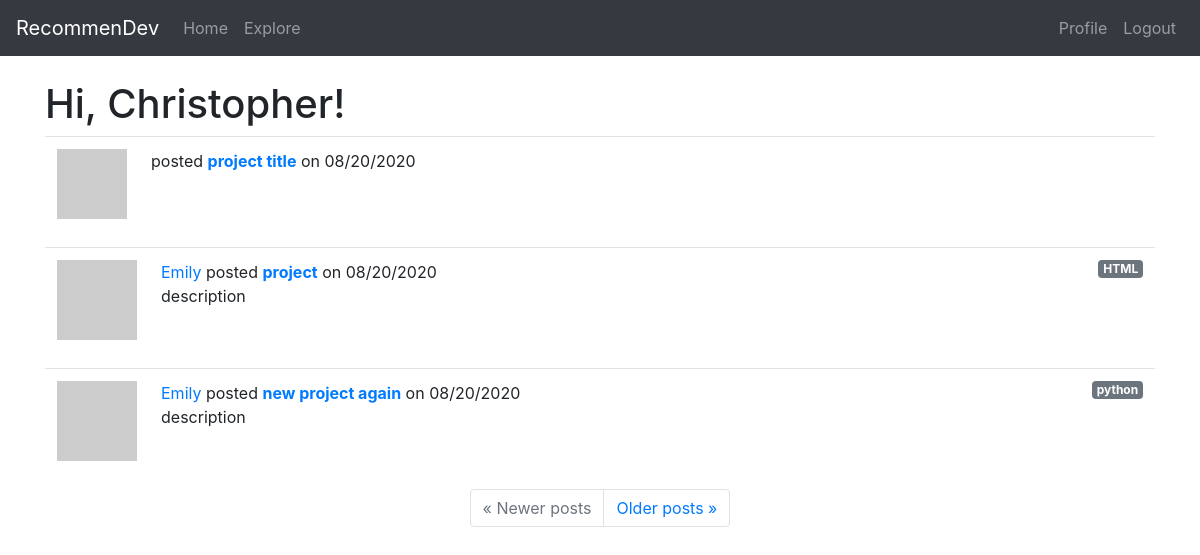
The page /explore (signed in) on the database as committed earlier.
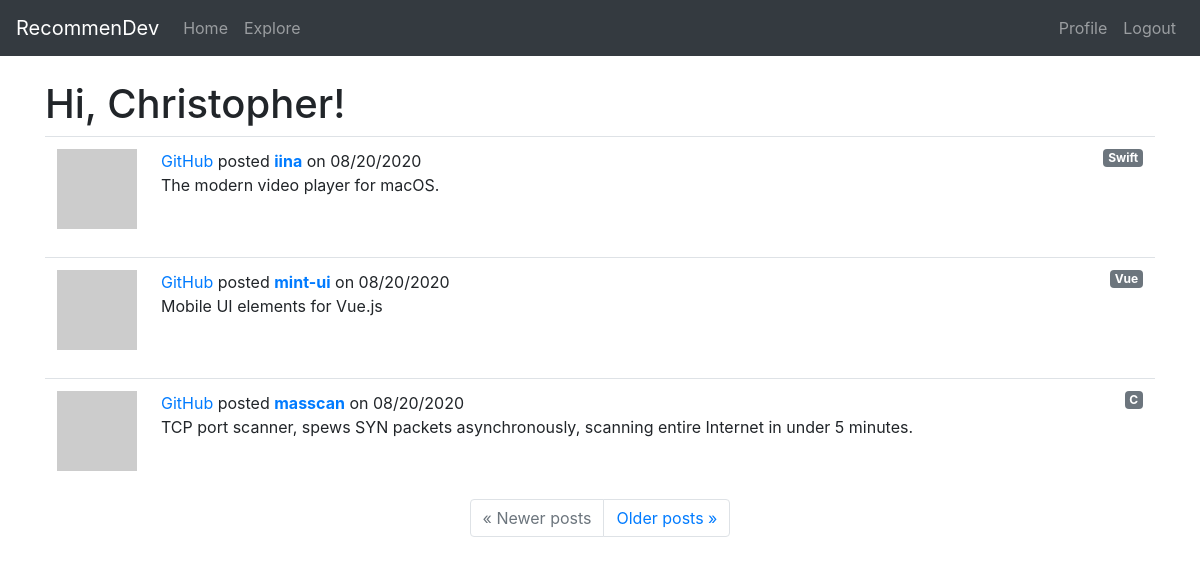
The same page on the database as committed later.
### app/models.py (models this page shows, shortened)
class User(UserMixin, db.Model):
    id = db.Column(db.Integer, primary_key=True)
    username = db.Column(db.String(30), index=True, unique=True)
    email = db.Column(db.String(50), index=True, unique=True)
    password_hash = db.Column(db.String(128))
    projects = db.relationship('Project', backref='owner', lazy='dynamic')
    about_me = db.Column(db.String(140))
    last_seen = db.Column(db.DateTime, default=datetime.utcnow)
    followed = db.relationship(
        'User', secondary=followers,
        primaryjoin=(followers.c.follower_id == id),
        secondaryjoin=(followers.c.followed_id == id),
        backref=db.backref('followers', lazy='dynamic'), lazy='dynamic')
    rated = db.relationship(
        'Project', secondary=ratings,
        backref=db.backref('raters', lazy='dynamic'), lazy='dynamic')
    def avatar(self, size):
        digest = md5(self.email.lower().encode('utf-8')).hexdigest()
        return 'https://www.gravatar.com/avatar/{}?d=retro&s={}'.format(digest, size)

class Project(db.Model):
    id = db.Column(db.Integer, primary_key=True)
    user_id = db.Column(db.Integer, db.ForeignKey('user.id'))
    title = db.Column(db.String(60))
    description = db.Column(db.String(150))
    timestamp = db.Column(db.DateTime, index=True, default=datetime.utcnow)
    language = db.Column(db.String(15))
    git_url = db.Column(db.String(50))
    tags = db.Column(db.String(60))

### app/routes.py (the view)
@app.route('/explore')
@login_required
def explore():
    page = request.args.get('page', 1, type=int)
    projects = Project.query.order_by(Project.timestamp.desc()).paginate(page, app.config['POSTS_PER_PAGE'], False)
    next_url = url_for('explore', page=projects.next_num) \
        if projects.has_next else None
    prev_url = url_for('explore', page=projects.prev_num) \
        if projects.has_prev else None
    return render_template('index.html', title='Explore', projects=projects.items, next_url=next_url, prev_url=prev_url)

### app/models.py (called while the page is built)
@login.user_loader
def load_user(id):
    return User.query.get(int(id))

### app/routes.py (called while the page is built)
@app.before_request
def before_request():
    if current_user.is_authenticated:
        current_user.last_seen = datetime.utcnow()
        db.session.commit()

### app/templates/index.html (shortened to what this page needs)
{% extends "base.html" %}
{% block content %}
    <h1>Hi, {{ current_user.username }}!</h1>
    {% for project in projects %}
        {% include '_project.html' %}
    {% endfor %}
    <nav aria-label="...">
        <ul class="pagination justify-content-center">
            <li class="page-item{% if not prev_url %} disabled{% endif %}">
                <a class="page-link" href="{{ prev_url or '#' }}">
                    <span aria-hidden="true">&laquo;</span> Newer posts
                </a>
            </li>
            <li class="page-item{% if not next_url %} disabled{% endif %}">
                <a class="page-link" href="{{ next_url or '#' }}">
                    Older posts <span aria-hidden="true">&raquo;</span>
                </a>
            </li>
        </ul>
    </nav>
{% endblock %}

### app/templates/base.html (shortened to what this page needs)
<!DOCTYPE html>
<html lang="en">
<head>
    <link rel="stylesheet" href="https://stackpath.bootstrapcdn.com/bootstrap/4.5.2/css/bootstrap.min.css">
</head>
<body style="padding-top: 5rem;">
    <nav class="navbar navbar-expand-md navbar-dark bg-dark fixed-top">
        <a class="navbar-brand" href="{{ url_for('index') }}">RecommenDev</a>
        <div class="collapse navbar-collapse", id="navbarsExampleDefault">
            <ul class="navbar-nav mr-auto">
                <li class="nav-item"><a href="{{ url_for('index') }}" class="nav-link">Home</a></li>
                <li class="nav-item"><a href="{{ url_for('explore') }}" class="nav-link">Explore</a></li>
            </ul>
            <ul class="navbar-nav ml-auto">
                {% if current_user.is_anonymous %}
                <li class="nav-item"><a href="{{ url_for('login') }}" class="nav-link">Login</a></li>
                {% else %}
                <li class="nav-item"><a href="{{ url_for('user', username=current_user.username) }}" class="nav-link">Profile</a></li>
                <li class="nav-item"><a href="{{ url_for('logout') }}" class="nav-link">Logout</a></li>
                {% endif %}
            </ul>
        </div>
    </nav>
    <main role="main" class="container">
        {% block content %}{% endblock %}
    </main>
</body>
</html>

### app/templates/_project.html
<table class="table table-hover">
    <tr>
        <td width="70px">
            <a href="{{ url_for('user', username=project.owner.username) }}">
                {% if project.owner %}
                <img src="{{ project.owner.avatar(70) }}" />
                {% else %}
                <img src="https://via.placeholder.com/70" />
                {% endif %}
            </a>
        </td>
        <td>
            <span class="user_popup">
                <a href="{{ url_for('user', username=project.owner.username) }}">
                    {{ project.owner.username }}
                </a>
            </span>
            posted <a href="{{ url_for('project', id=project.id) }}"><b>{{ project.title }}</b></a> on {{ moment(project.timestamp).format('L') }}
            <a href="{% if project.language %} {{ url_for('language', language=project.language) }} {% endif %}" class="badge badge-secondary float-right">{% if project.language %} {{ project.language }} {% endif %}</a>
            <br> {% if project.description %} {{ project.description }} {% endif %}
        </td>
    </tr>
</table>

Rows that differ between the two databases and show on the page:
no longer on this page (row unchanged): Project: title "project title", timestamp "08/20/2020"
no longer on this page (row unchanged): Project: owner.username "Emily", title "project", timestamp "08/20/2020", language "HTML", description "description"
no longer on this page (row unchanged): Project: owner.username "Emily", title "new project again", timestamp "08/20/2020", language "python", description "description"
added Project: owner.username "GitHub", title "iina", timestamp "08/20/2020", language "Swift", description "The modern video player for macOS."
added Project: owner.username "GitHub", title "mint-ui", timestamp "08/20/2020", language "Vue", description "Mobile UI elements for Vue.js"
added Project: owner.username "GitHub", title "masscan", timestamp "08/20/2020", language "C", description "TCP port scanner, spews SYN packets asynchronously, scanning entire Internet in under 5 minutes."
